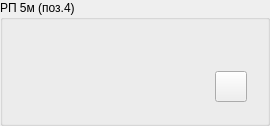
  <widget class="QGroupBox" name="panel_conveyor_4">
   <property name="geometry">
    <rect>
     <x>140</x>
     <y>110</y>
     <width>270</width>
     <height>126</height>
    </rect>
   </property>
   <property name="title">
    <string>РП 5м (поз.4)</string>
   </property>
   <property name="style" stdset="0">
    <string>vodoley</string>
   </property>
   <layout class="QVBoxLayout" name="verticalLayout_9">
    <item alignment="Qt::AlignBottom">
     <widget class="QWidget" name="status_row_6" native="true">
      <layout class="QHBoxLayout" name="horizontalLayout_18">
       <item>
        <widget class="QLabel" name="powered_4">
         <property name="enabled">
          <bool>false</bool>
         </property>
         <property name="minimumSize">
          <size>
           <width>32</width>
           <height>32</height>
          </size>
         </property>
         <property name="maximumSize">
          <size>
           <width>32</width>
           <height>32</height>
          </size>
         </property>
         <property name="toolTip">
          <string>Авария ЧП. Возможно потребуется выключить-включить ЧП 9</string>
         </property>
         <property name="text">
          <string/>
         </property>
         <property name="pixmap">
          <pixmap resource="../../../resources.qrc">:/bolt.png</pixmap>
         </property>
         <property name="scaledContents">
          <bool>true</bool>
         </property>
        </widget>
       </item>
       <item>
        <widget class="QLabel" name="emergency_10">
         <property name="enabled">
          <bool>false</bool>
         </property>
         <property name="minimumSize">
          <size>
           <width>32</width>
           <height>32</height>
          </size>
         </property>
         <property name="maximumSize">
          <size>
           <width>32</width>
           <height>32</height>
          </size>
         </property>
         <property name="text">
          <string/>
         </property>
         <property name="pixmap">
          <pixmap resource="../../../resources.qrc">:/attention.png</pixmap>
         </property>
         <property name="scaledContents">
          <bool>true</bool>
         </property>
        </widget>
       </item>
       <item>
        <widget class="QLabel" name="emergency_4">
         <property name="enabled">
          <bool>false</bool>
         </property>
         <property name="minimumSize">
          <size>
           <width>32</width>
           <height>32</height>
          </size>
         </property>
         <property name="maximumSize">
          <size>
           <width>32</width>
           <height>32</height>
          </size>
         </property>
         <property name="text">
          <string/>
         </property>
         <property name="pixmap">
          <pixmap resource="../../../resources.qrc">:/hand.png</pixmap>
         </property>
         <property name="scaledContents">
          <bool>true</bool>
         </property>
        </widget>
       </item>
       <item>
        <widget class="QLabel" name="lock_4">
         <property name="enabled">
          <bool>false</bool>
         </property>
         <property name="minimumSize">
          <size>
           <width>32</width>
           <height>32</height>
          </size>
         </property>
         <property name="maximumSize">
          <size>
           <width>32</width>
           <height>32</height>
          </size>
         </property>
         <property name="toolTip">
          <string>Включать норию нельзя (вибросито не включено)</string>
         </property>
         <property name="text">
          <string/>
         </property>
         <property name="pixmap">
          <pixmap resource="../../../resources.qrc">:/locked.png</pixmap>
         </property>
         <property name="scaledContents">
          <bool>true</bool>
         </property>
        </widget>
       </item>
       <item>
        <spacer name="horizontalSpacer_6">
         <property name="orientation">
          <enum>Qt::Horizontal</enum>
         </property>
         <property name="sizeHint" stdset="0">
          <size>
           <width>40</width>
           <height>20</height>
          </size>
         </property>
        </spacer>
       </item>
       <item>
        <widget class="QToolButton" name="toolButton_6">
         <property name="text">
          <string/>
         </property>
         <property name="icon">
          <iconset theme="system-settings">
           <normaloff>../../../../.designer/backup</normaloff>../../../../.designer/backup</iconset>
         </property>
         <property name="iconSize">
          <size>
           <width>24</width>
           <height>24</height>
          </size>
         </property>
        </widget>
       </item>
      </layout>
     </widget>
    </item>
   </layout>
  </widget>
